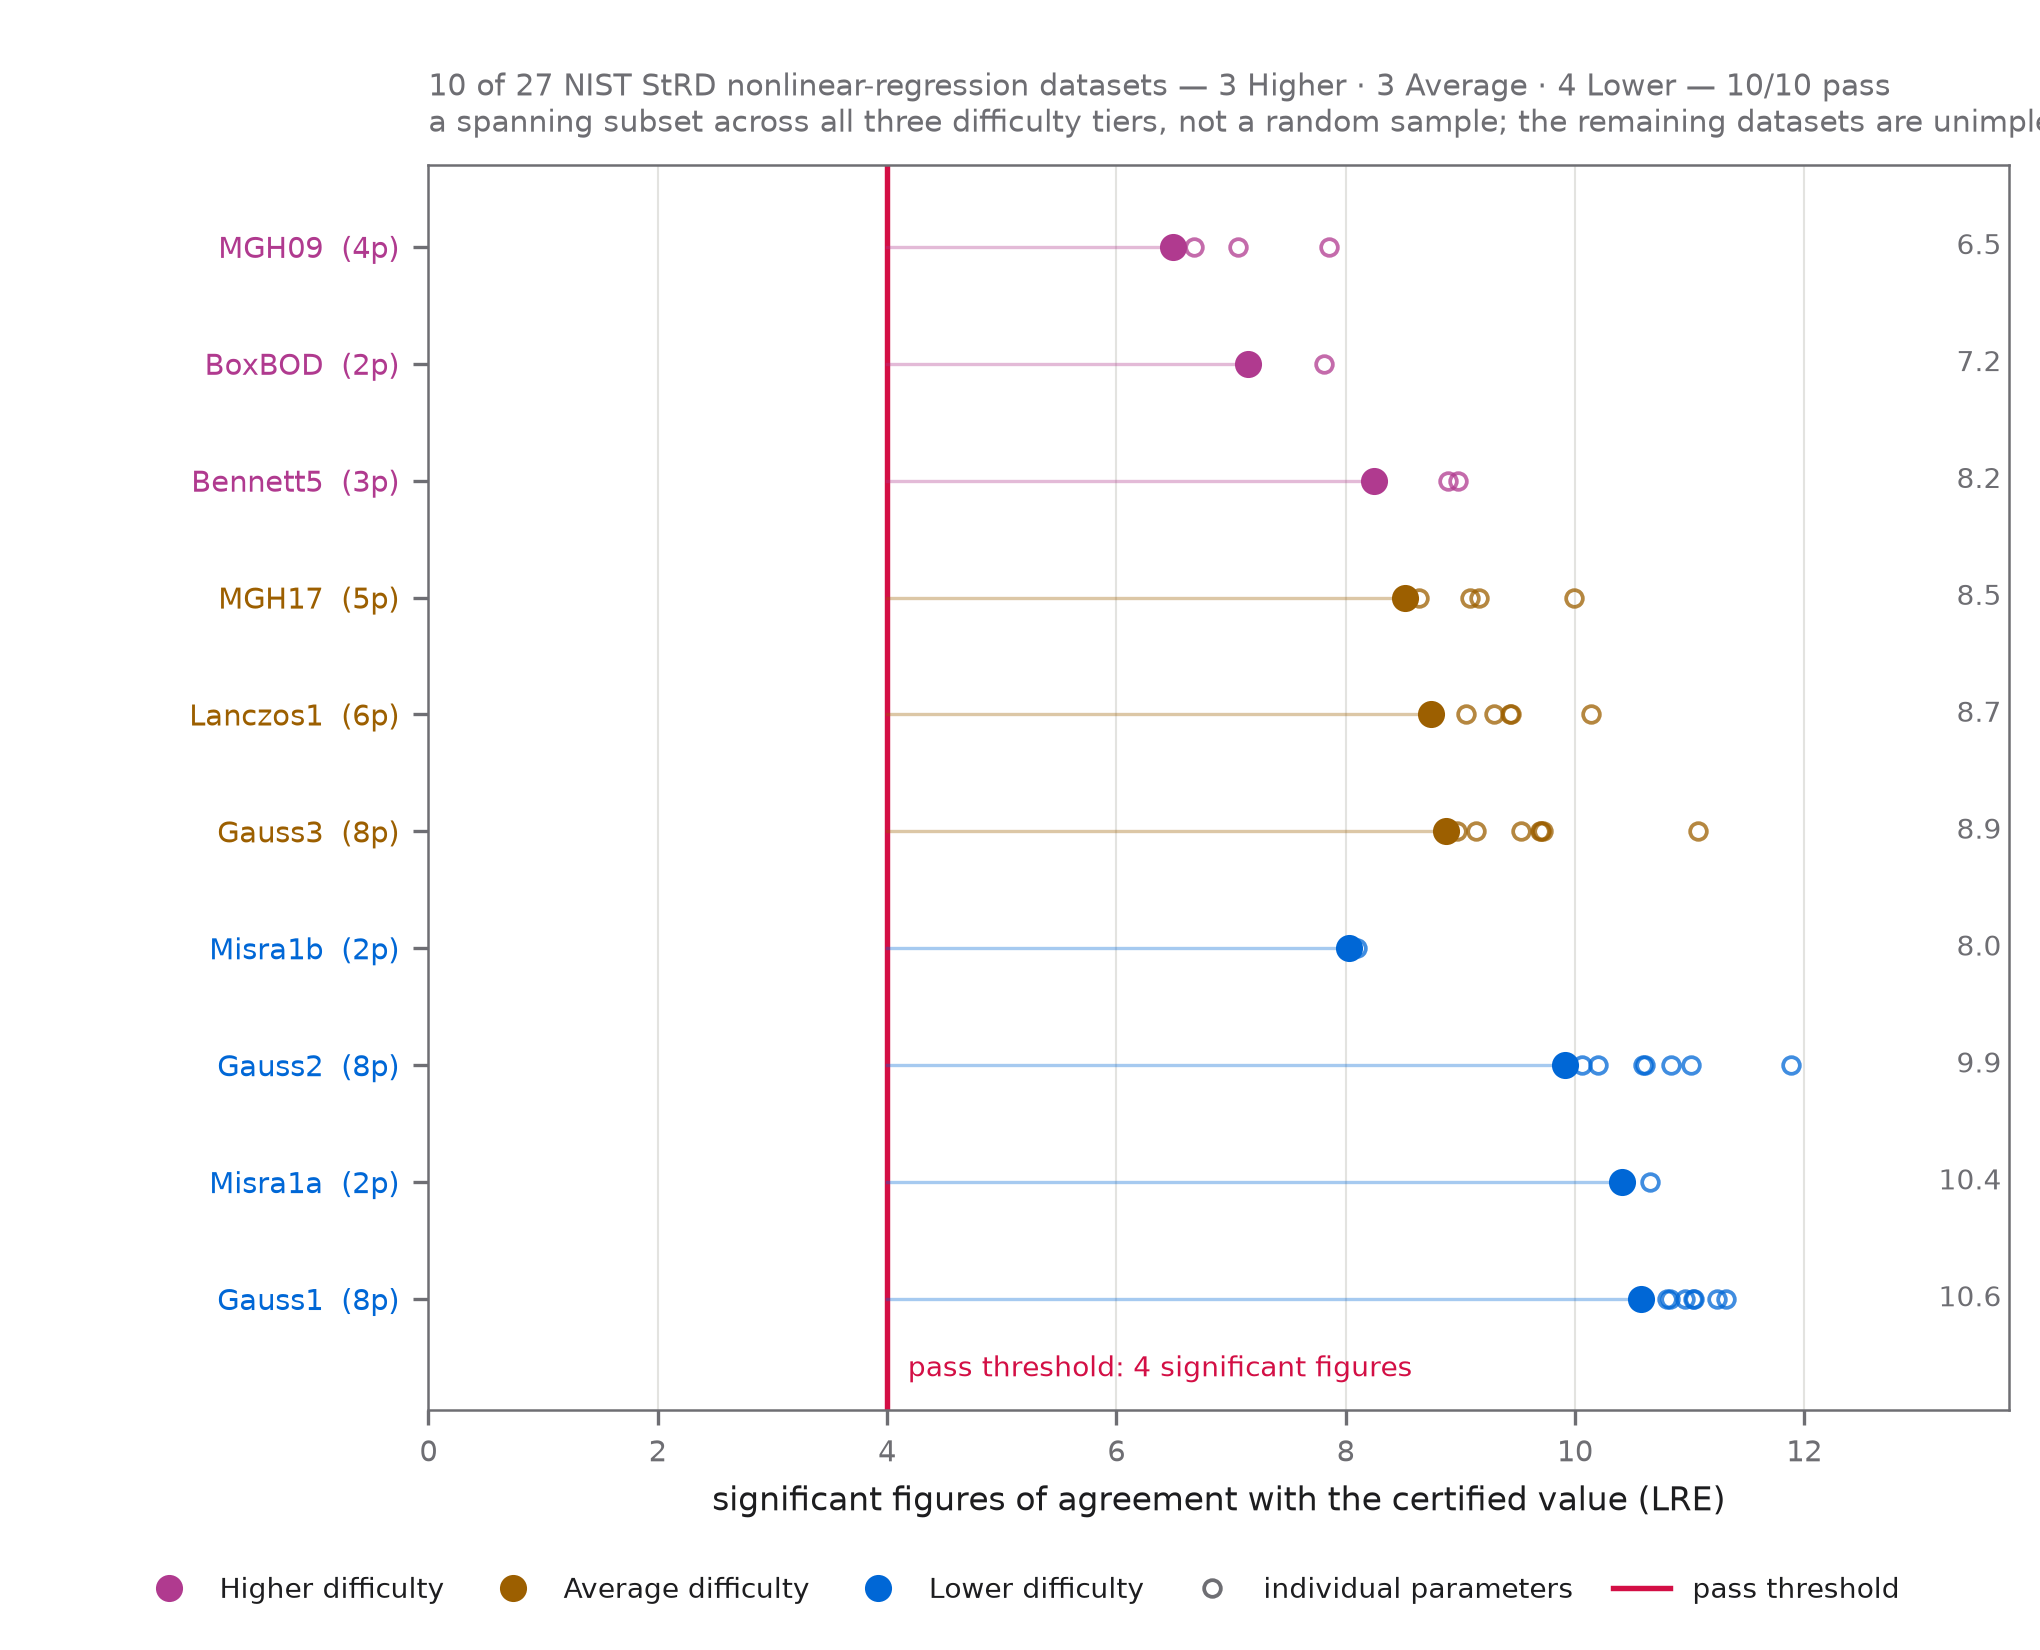

Here is the Python script that generated this plot:
"""Figure: agreement with NIST StRD certified values, per dataset.

Reads the sidecar written by `extract_bench_summary.py` and plots, for each NIST
Statistical Reference Dataset exercised, how many significant figures the fitted
parameters agree with the certified values to. The pass threshold is drawn as a
line, and every dataset's *worst* parameter is what is plotted — a dataset is
only as good as the parameter it recovers least well.

Reproduce:

    uv run --group manuscript python manuscript/examples/figures/extract_bench_summary.py <run-dir>
    uv run --group manuscript python manuscript/examples/figures/fig_nist_accuracy.py

Outputs, written next to this file:
    fig_nist_accuracy.pdf   vector, for submission
    fig_nist_accuracy.png   300 dpi raster

Two deliberate choices about honesty:

* The figure plots the per-dataset **minimum** across parameters, not the mean.
  A mean would let one badly-recovered parameter hide behind seven good ones,
  which is precisely the failure a certified-value check exists to catch. The
  full per-parameter spread is drawn behind the minimum as light ticks, so the
  reader can see what was averaged away and judge for themselves.
* Coverage is stated on the figure, not just in the caption. The suite exercises
  a subset of the datasets NIST publishes, and a plot showing only passes
  invites the reading that everything available was tried. The subtitle names
  both numbers.
"""

from __future__ import annotations

import json
from collections import Counter
from pathlib import Path

import matplotlib as mpl
import numpy as np
from matplotlib import pyplot as plt

HERE = Path(__file__).resolve().parent
SUMMARY = HERE / "bench_summary.json"

# Single-hue encoding: this figure has one series (agreement), so magnitude is
# carried by position on a common axis and colour does no categorical work.
# Corporate tokens (docs/stylesheets/tokens/palette.css): systemBlue for the
# measured quantity, systemPink for the threshold line it must clear. Strokes
# use the AA-passing `-text` variants. Only one series here, so magnitude is
# carried by position on a common axis and hue does no categorical work.
# Colour encodes NIST's difficulty tier, from the --c-chart-* ramp
# (docs/stylesheets/tokens/palette.css). Three tiers is inside the two-hue
# ceiling problem noted there, so the tiers are ALSO ordered on the axis
# (hardest at top) and named in the y-tick labels' colour and the legend —
# hue is never the only carrier.
TIER_COLOUR = {
    "Higher": "#b03a8f",  # --c-chart-4
    "Average": "#9c5f00",  # --c-chart-2
    "Lower": "#0067d6",  # --c-chart-1
    "unknown": "#8e8e93",
}
C_UNKNOWN = "#8e8e93"
C_THRESHOLD = "#d30f45"  # systemPink-text — the pass threshold
INK = "#1d1d1f"
INK_MUTED = "#6e6e73"
GRID = "#e3e3e0"


def load_summary() -> dict:
    """Load the sidecar, failing with the command that produces it."""
    if not SUMMARY.exists():
        msg = (
            f"{SUMMARY} not found — run extract_bench_summary.py against a "
            "benchmark run directory first"
        )
        raise SystemExit(msg)
    return json.loads(SUMMARY.read_text())


def plot(summary: dict) -> None:
    """Render the NIST agreement figure to PDF and 300 dpi PNG."""
    nist = summary.get("nist")
    if not nist:
        msg = (
            "the sidecar carries no NIST block — the run's trust.json was "
            "missing or contained no nist_validation"
        )
        raise SystemExit(msg)

    # Group by NIST's own difficulty tier, hardest first. That is the axis a
    # numerical-methods reviewer reads: clearing Lower-difficulty datasets is
    # expected, clearing Higher-difficulty ones is the correctness claim.
    # Within a tier, worst agreement first.
    # matplotlib's y=0 is the BOTTOM, so Lower ranks first here in order to be
    # drawn lowest and leave Higher at the top, where the eye lands. Within a
    # tier, worst agreement sits highest — the two things a reviewer looks for
    # (hardest problem, weakest recovery) end up in the same corner.
    order = {"Lower": 0, "Average": 1, "Higher": 2, "unknown": 3}
    datasets = sorted(
        nist["datasets"],
        key=lambda d: (
            order.get(d.get("difficulty", "unknown"), 3),
            -(d.get("min_sig_figs") or 0.0),
        ),
    )
    threshold = nist.get("threshold_sig_figs") or 4.0

    mpl.rcParams.update(
        {
            "font.size": 8,
            "axes.labelsize": 8,
            "legend.fontsize": 7,
            "xtick.labelsize": 7,
            "ytick.labelsize": 7,
            "axes.edgecolor": INK_MUTED,
            "axes.linewidth": 0.6,
            "xtick.color": INK_MUTED,
            "ytick.color": INK_MUTED,
            "text.color": INK,
            "axes.labelcolor": INK,
            "figure.facecolor": "white",
            "savefig.facecolor": "white",
        },
    )
    fig, ax = plt.subplots(figsize=(6.8, 0.38 * len(datasets) + 1.7))
    y = np.arange(len(datasets))

    all_vals = [v for d in datasets for p in d.get("params", []) if (v := p.get("sig_figs_agreed"))]
    mins = [d.get("min_sig_figs") or 0.0 for d in datasets]
    x_max = max([*all_vals, *mins, threshold]) * 1.16
    label_x = x_max * 0.995

    # Cleveland dot-plot, not bars. The quantity here is a THRESHOLD COMPARISON,
    # not a magnitude: a bar growing from zero implies "twice as long is twice
    # as good", which is wrong for significant figures of agreement, and the
    # per-parameter ticks became a secondary layer riding on top of that bar.
    # One hollow dot per parameter with the worst one filled says the same thing
    # with less ink, and stays readable if this ever scales to all 27 datasets.
    for i, d in enumerate(datasets):
        colour = TIER_COLOUR.get(d.get("difficulty", "unknown"), C_UNKNOWN)
        vals = [p.get("sig_figs_agreed") for p in d.get("params", [])]
        vals = [v for v in vals if v is not None]
        worst = d.get("min_sig_figs") or 0.0
        # connector from the threshold to the worst parameter: shows the margin
        # that actually matters, without implying a zero origin
        ax.plot([threshold, worst], [i, i], lw=0.8, color=colour, alpha=0.35, zorder=2)
        others = [v for v in vals if abs(v - worst) > 1e-9]
        if others:
            ax.plot(
                others,
                [i] * len(others),
                ls="none",
                marker="o",
                ms=4.0,
                mfc="none",
                mew=0.9,
                color=colour,
                alpha=0.75,
                zorder=3,
            )
        ax.plot([worst], [i], ls="none", marker="o", ms=5.5, color=colour, zorder=4)
        ax.annotate(
            f"{worst:.1f}",
            xy=(label_x, i),
            va="center",
            ha="right",
            fontsize=6.8,
            color=INK_MUTED,
        )

    ax.axvline(threshold, color=C_THRESHOLD, lw=1.3, zorder=1)
    ax.annotate(
        f"pass threshold: {threshold:g} significant figures",
        xy=(threshold, -0.72),
        xytext=(5, 0),
        textcoords="offset points",
        va="bottom",
        ha="left",
        fontsize=6.8,
        color=C_THRESHOLD,
    )

    ax.set_yticks(y)
    ax.set_yticklabels(
        [f"{d['name']}  ({d['n_params']}p)" for d in datasets],
    )
    for tick, d in zip(ax.get_yticklabels(), datasets, strict=True):
        tick.set_color(TIER_COLOUR.get(d.get("difficulty", "unknown"), C_UNKNOWN))
    ax.set_xlabel("significant figures of agreement with the certified value (LRE)")
    ax.set_xlim(0, x_max)
    ax.set_ylim(-0.95, len(datasets) - 0.3)
    ax.grid(True, axis="x", color=GRID, lw=0.5)
    ax.set_axisbelow(True)

    total = nist.get("total_available")
    tally = Counter(d.get("difficulty", "unknown") for d in datasets)
    tier_txt = " · ".join(f"{tally[t]} {t}" for t in ("Higher", "Average", "Lower") if tally[t])
    n_pass = sum(1 for d in datasets if d.get("passed"))
    # "N of 27" on its own invites "why these N?" — so the subtitle says what
    # the subset IS, not just how big it is.
    ax.set_title(
        f"{len(datasets)} of {total} NIST StRD nonlinear-regression datasets — "
        f"{tier_txt} — {n_pass}/{len(datasets)} pass\n"
        "a spanning subset across all three difficulty tiers, not a random sample; "
        "the remaining datasets are unimplemented fixtures, not omitted results",
        fontsize=7.2,
        color=INK_MUTED,
        loc="left",
        pad=8,
    )

    handles = [
        plt.Line2D(
            [],
            [],
            ls="none",
            marker="o",
            ms=5.5,
            color=TIER_COLOUR[t],
            label=f"{t} difficulty",
        )
        for t in ("Higher", "Average", "Lower")
        if tally[t]
    ]
    handles += [
        plt.Line2D(
            [],
            [],
            ls="none",
            marker="o",
            ms=4.0,
            mfc="none",
            mew=0.9,
            color=INK_MUTED,
            label="individual parameters",
        ),
        plt.Line2D([], [], lw=1.3, color=C_THRESHOLD, label="pass threshold"),
    ]
    fig.legend(
        handles=handles,
        loc="lower center",
        ncol=len(handles),
        frameon=False,
        fontsize=6.8,
        bbox_to_anchor=(0.5, 0.012),
        columnspacing=1.4,
    )
    fig.subplots_adjust(left=0.21, right=0.985, top=0.90, bottom=0.80 / fig.get_figheight())
    for ext, dpi in (("pdf", None), ("png", 300)):
        fig.savefig(HERE / f"fig_nist_accuracy.{ext}", dpi=dpi)
    plt.close(fig)

    print("wrote fig_nist_accuracy.pdf / .png")
    print(f"  {len(datasets)} of {total} datasets — {tier_txt}; {n_pass}/{len(datasets)} pass")
    # `datasets` is sorted for PLOTTING (hardest tier first, worst agreement
    # first within a tier), which puts the best-agreeing Lower-tier dataset at
    # index 0 — not the worst. Reporting datasets[0] as "worst" printed
    # "Gauss1 (Lower) at 10.58" when the true worst is MGH09 at 6.50.
    worst_i = min(range(len(mins)), key=lambda i: mins[i])
    print(
        f"  worst: {datasets[worst_i]['name']} "
        f"({datasets[worst_i]['difficulty']}) at {mins[worst_i]:.2f} LRE",
    )


if __name__ == "__main__":
    plot(load_summary())
